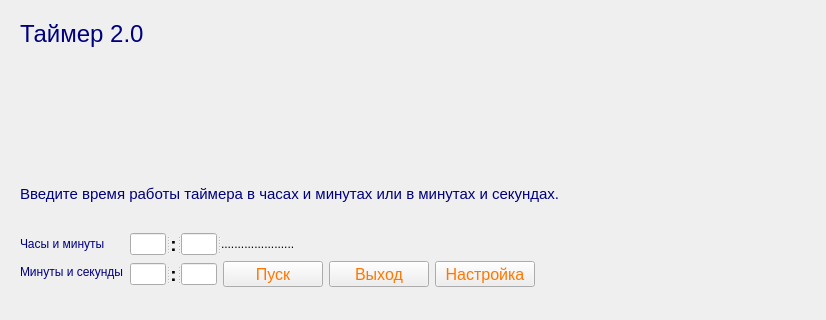
<?xml version="1.0" encoding="UTF-8"?>
<ui version="4.0">
 <class>Timer2</class>
 <widget class="QMainWindow" name="Timer2">
  <property name="geometry">
   <rect>
    <x>0</x>
    <y>0</y>
    <width>514</width>
    <height>320</height>
   </rect>
  </property>
  <property name="windowTitle">
   <string>MainWindow</string>
  </property>
  <widget class="QWidget" name="centralwidget">
   <layout class="QVBoxLayout" name="verticalLayout">
    <property name="leftMargin">
     <number>20</number>
    </property>
    <property name="topMargin">
     <number>20</number>
    </property>
    <property name="rightMargin">
     <number>20</number>
    </property>
    <property name="bottomMargin">
     <number>20</number>
    </property>
    <item>
     <layout class="QFormLayout" name="formLayout_2">
      <item row="0" column="0">
       <widget class="QLabel" name="label">
        <property name="palette">
         <palette>
          <active>
           <colorrole role="WindowText">
            <brush brushstyle="SolidPattern">
             <color alpha="255">
              <red>0</red>
              <green>0</green>
              <blue>127</blue>
             </color>
            </brush>
           </colorrole>
           <colorrole role="Text">
            <brush brushstyle="SolidPattern">
             <color alpha="255">
              <red>0</red>
              <green>0</green>
              <blue>0</blue>
             </color>
            </brush>
           </colorrole>
          </active>
          <inactive>
           <colorrole role="WindowText">
            <brush brushstyle="SolidPattern">
             <color alpha="255">
              <red>0</red>
              <green>0</green>
              <blue>127</blue>
             </color>
            </brush>
           </colorrole>
           <colorrole role="Text">
            <brush brushstyle="SolidPattern">
             <color alpha="255">
              <red>0</red>
              <green>0</green>
              <blue>0</blue>
             </color>
            </brush>
           </colorrole>
          </inactive>
          <disabled>
           <colorrole role="WindowText">
            <brush brushstyle="SolidPattern">
             <color alpha="255">
              <red>120</red>
              <green>120</green>
              <blue>120</blue>
             </color>
            </brush>
           </colorrole>
           <colorrole role="Text">
            <brush brushstyle="SolidPattern">
             <color alpha="255">
              <red>120</red>
              <green>120</green>
              <blue>120</blue>
             </color>
            </brush>
           </colorrole>
          </disabled>
         </palette>
        </property>
        <property name="font">
         <font>
          <pointsize>18</pointsize>
         </font>
        </property>
        <property name="text">
         <string>Таймер 2.0             </string>
        </property>
       </widget>
      </item>
      <item row="1" column="1">
       <widget class="QLabel" name="label_8">
        <property name="sizePolicy">
         <sizepolicy hsizetype="Fixed" vsizetype="Fixed">
          <horstretch>0</horstretch>
          <verstretch>0</verstretch>
         </sizepolicy>
        </property>
        <property name="minimumSize">
         <size>
          <width>100</width>
          <height>100</height>
         </size>
        </property>
        <property name="maximumSize">
         <size>
          <width>100</width>
          <height>100</height>
         </size>
        </property>
        <property name="baseSize">
         <size>
          <width>100</width>
          <height>100</height>
         </size>
        </property>
        <property name="text">
         <string/>
        </property>
        <property name="pixmap">
         <pixmap>glass.jpg</pixmap>
        </property>
        <property name="scaledContents">
         <bool>true</bool>
        </property>
        <property name="alignment">
         <set>Qt::AlignLeading|Qt::AlignLeft|Qt::AlignTop</set>
        </property>
        <property name="openExternalLinks">
         <bool>false</bool>
        </property>
       </widget>
      </item>
      <item row="1" column="0">
       <widget class="QLabel" name="label_7">
        <property name="sizePolicy">
         <sizepolicy hsizetype="Fixed" vsizetype="Fixed">
          <horstretch>0</horstretch>
          <verstretch>0</verstretch>
         </sizepolicy>
        </property>
        <property name="maximumSize">
         <size>
          <width>200</width>
          <height>200</height>
         </size>
        </property>
        <property name="text">
         <string/>
        </property>
        <property name="pixmap">
         <pixmap>images/2250.jpg</pixmap>
        </property>
        <property name="scaledContents">
         <bool>true</bool>
        </property>
       </widget>
      </item>
     </layout>
    </item>
    <item>
     <widget class="QLabel" name="label_2">
      <property name="maximumSize">
       <size>
        <width>1000</width>
        <height>16777215</height>
       </size>
      </property>
      <property name="palette">
       <palette>
        <active>
         <colorrole role="WindowText">
          <brush brushstyle="SolidPattern">
           <color alpha="255">
            <red>0</red>
            <green>0</green>
            <blue>127</blue>
           </color>
          </brush>
         </colorrole>
         <colorrole role="Text">
          <brush brushstyle="SolidPattern">
           <color alpha="255">
            <red>0</red>
            <green>0</green>
            <blue>0</blue>
           </color>
          </brush>
         </colorrole>
        </active>
        <inactive>
         <colorrole role="WindowText">
          <brush brushstyle="SolidPattern">
           <color alpha="255">
            <red>0</red>
            <green>0</green>
            <blue>127</blue>
           </color>
          </brush>
         </colorrole>
         <colorrole role="Text">
          <brush brushstyle="SolidPattern">
           <color alpha="255">
            <red>0</red>
            <green>0</green>
            <blue>0</blue>
           </color>
          </brush>
         </colorrole>
        </inactive>
        <disabled>
         <colorrole role="WindowText">
          <brush brushstyle="SolidPattern">
           <color alpha="255">
            <red>120</red>
            <green>120</green>
            <blue>120</blue>
           </color>
          </brush>
         </colorrole>
         <colorrole role="Text">
          <brush brushstyle="SolidPattern">
           <color alpha="255">
            <red>120</red>
            <green>120</green>
            <blue>120</blue>
           </color>
          </brush>
         </colorrole>
        </disabled>
       </palette>
      </property>
      <property name="font">
       <font>
        <pointsize>11</pointsize>
       </font>
      </property>
      <property name="text">
       <string>Введите время работы таймера в часах и минутах или в минутах и секундах.</string>
      </property>
     </widget>
    </item>
    <item>
     <layout class="QFormLayout" name="formLayout">
      <item row="0" column="0">
       <widget class="QLabel" name="label_3">
        <property name="minimumSize">
         <size>
          <width>69</width>
          <height>22</height>
         </size>
        </property>
        <property name="maximumSize">
         <size>
          <width>120</width>
          <height>22</height>
         </size>
        </property>
        <property name="palette">
         <palette>
          <active>
           <colorrole role="WindowText">
            <brush brushstyle="SolidPattern">
             <color alpha="255">
              <red>0</red>
              <green>0</green>
              <blue>127</blue>
             </color>
            </brush>
           </colorrole>
           <colorrole role="Text">
            <brush brushstyle="SolidPattern">
             <color alpha="255">
              <red>0</red>
              <green>0</green>
              <blue>0</blue>
             </color>
            </brush>
           </colorrole>
          </active>
          <inactive>
           <colorrole role="WindowText">
            <brush brushstyle="SolidPattern">
             <color alpha="255">
              <red>0</red>
              <green>0</green>
              <blue>127</blue>
             </color>
            </brush>
           </colorrole>
           <colorrole role="Text">
            <brush brushstyle="SolidPattern">
             <color alpha="255">
              <red>0</red>
              <green>0</green>
              <blue>0</blue>
             </color>
            </brush>
           </colorrole>
          </inactive>
          <disabled>
           <colorrole role="WindowText">
            <brush brushstyle="SolidPattern">
             <color alpha="255">
              <red>120</red>
              <green>120</green>
              <blue>120</blue>
             </color>
            </brush>
           </colorrole>
           <colorrole role="Text">
            <brush brushstyle="SolidPattern">
             <color alpha="255">
              <red>120</red>
              <green>120</green>
              <blue>120</blue>
             </color>
            </brush>
           </colorrole>
          </disabled>
         </palette>
        </property>
        <property name="text">
         <string>Часы и минуты</string>
        </property>
       </widget>
      </item>
      <item row="0" column="1">
       <widget class="QSplitter" name="splitter">
        <property name="orientation">
         <enum>Qt::Horizontal</enum>
        </property>
        <widget class="QLineEdit" name="lineEdit_HM_H">
         <property name="sizePolicy">
          <sizepolicy hsizetype="Fixed" vsizetype="Fixed">
           <horstretch>0</horstretch>
           <verstretch>0</verstretch>
          </sizepolicy>
         </property>
         <property name="minimumSize">
          <size>
           <width>24</width>
           <height>22</height>
          </size>
         </property>
         <property name="maximumSize">
          <size>
           <width>36</width>
           <height>22</height>
          </size>
         </property>
         <property name="palette">
          <palette>
           <active>
            <colorrole role="WindowText">
             <brush brushstyle="SolidPattern">
              <color alpha="255">
               <red>0</red>
               <green>0</green>
               <blue>0</blue>
              </color>
             </brush>
            </colorrole>
            <colorrole role="Text">
             <brush brushstyle="SolidPattern">
              <color alpha="255">
               <red>0</red>
               <green>255</green>
               <blue>0</blue>
              </color>
             </brush>
            </colorrole>
           </active>
           <inactive>
            <colorrole role="WindowText">
             <brush brushstyle="SolidPattern">
              <color alpha="255">
               <red>0</red>
               <green>0</green>
               <blue>0</blue>
              </color>
             </brush>
            </colorrole>
            <colorrole role="Text">
             <brush brushstyle="SolidPattern">
              <color alpha="255">
               <red>0</red>
               <green>255</green>
               <blue>0</blue>
              </color>
             </brush>
            </colorrole>
           </inactive>
           <disabled>
            <colorrole role="WindowText">
             <brush brushstyle="SolidPattern">
              <color alpha="255">
               <red>120</red>
               <green>120</green>
               <blue>120</blue>
              </color>
             </brush>
            </colorrole>
            <colorrole role="Text">
             <brush brushstyle="SolidPattern">
              <color alpha="255">
               <red>120</red>
               <green>120</green>
               <blue>120</blue>
              </color>
             </brush>
            </colorrole>
           </disabled>
          </palette>
         </property>
         <property name="font">
          <font>
           <pointsize>14</pointsize>
           <weight>50</weight>
           <bold>false</bold>
          </font>
         </property>
         <property name="toolTip">
          <string>Введите часы (0-23) или нажмите Tab</string>
         </property>
        </widget>
        <widget class="QLabel" name="label_4">
         <property name="sizePolicy">
          <sizepolicy hsizetype="Fixed" vsizetype="Fixed">
           <horstretch>0</horstretch>
           <verstretch>0</verstretch>
          </sizepolicy>
         </property>
         <property name="minimumSize">
          <size>
           <width>7</width>
           <height>22</height>
          </size>
         </property>
         <property name="maximumSize">
          <size>
           <width>7</width>
           <height>22</height>
          </size>
         </property>
         <property name="palette">
          <palette>
           <active>
            <colorrole role="WindowText">
             <brush brushstyle="SolidPattern">
              <color alpha="255">
               <red>0</red>
               <green>0</green>
               <blue>0</blue>
              </color>
             </brush>
            </colorrole>
            <colorrole role="Text">
             <brush brushstyle="SolidPattern">
              <color alpha="255">
               <red>0</red>
               <green>255</green>
               <blue>0</blue>
              </color>
             </brush>
            </colorrole>
           </active>
           <inactive>
            <colorrole role="WindowText">
             <brush brushstyle="SolidPattern">
              <color alpha="255">
               <red>0</red>
               <green>0</green>
               <blue>0</blue>
              </color>
             </brush>
            </colorrole>
            <colorrole role="Text">
             <brush brushstyle="SolidPattern">
              <color alpha="255">
               <red>0</red>
               <green>255</green>
               <blue>0</blue>
              </color>
             </brush>
            </colorrole>
           </inactive>
           <disabled>
            <colorrole role="WindowText">
             <brush brushstyle="SolidPattern">
              <color alpha="255">
               <red>120</red>
               <green>120</green>
               <blue>120</blue>
              </color>
             </brush>
            </colorrole>
            <colorrole role="Text">
             <brush brushstyle="SolidPattern">
              <color alpha="255">
               <red>120</red>
               <green>120</green>
               <blue>120</blue>
              </color>
             </brush>
            </colorrole>
           </disabled>
          </palette>
         </property>
         <property name="font">
          <font>
           <pointsize>14</pointsize>
           <weight>75</weight>
           <bold>true</bold>
          </font>
         </property>
         <property name="text">
          <string>:</string>
         </property>
         <property name="alignment">
          <set>Qt::AlignCenter</set>
         </property>
        </widget>
        <widget class="QLineEdit" name="lineEdit_HM_M">
         <property name="sizePolicy">
          <sizepolicy hsizetype="Fixed" vsizetype="Fixed">
           <horstretch>0</horstretch>
           <verstretch>0</verstretch>
          </sizepolicy>
         </property>
         <property name="minimumSize">
          <size>
           <width>24</width>
           <height>22</height>
          </size>
         </property>
         <property name="maximumSize">
          <size>
           <width>36</width>
           <height>22</height>
          </size>
         </property>
         <property name="palette">
          <palette>
           <active>
            <colorrole role="WindowText">
             <brush brushstyle="SolidPattern">
              <color alpha="255">
               <red>0</red>
               <green>0</green>
               <blue>0</blue>
              </color>
             </brush>
            </colorrole>
            <colorrole role="Text">
             <brush brushstyle="SolidPattern">
              <color alpha="255">
               <red>0</red>
               <green>255</green>
               <blue>0</blue>
              </color>
             </brush>
            </colorrole>
           </active>
           <inactive>
            <colorrole role="WindowText">
             <brush brushstyle="SolidPattern">
              <color alpha="255">
               <red>0</red>
               <green>0</green>
               <blue>0</blue>
              </color>
             </brush>
            </colorrole>
            <colorrole role="Text">
             <brush brushstyle="SolidPattern">
              <color alpha="255">
               <red>0</red>
               <green>255</green>
               <blue>0</blue>
              </color>
             </brush>
            </colorrole>
           </inactive>
           <disabled>
            <colorrole role="WindowText">
             <brush brushstyle="SolidPattern">
              <color alpha="255">
               <red>120</red>
               <green>120</green>
               <blue>120</blue>
              </color>
             </brush>
            </colorrole>
            <colorrole role="Text">
             <brush brushstyle="SolidPattern">
              <color alpha="255">
               <red>120</red>
               <green>120</green>
               <blue>120</blue>
              </color>
             </brush>
            </colorrole>
           </disabled>
          </palette>
         </property>
         <property name="font">
          <font>
           <pointsize>14</pointsize>
           <weight>75</weight>
           <bold>true</bold>
          </font>
         </property>
         <property name="toolTip">
          <string>Введите минуты (0-59)</string>
         </property>
        </widget>
        <widget class="QLabel" name="lblSec">
         <property name="text">
          <string>......................</string>
         </property>
        </widget>
       </widget>
      </item>
      <item row="1" column="0">
       <widget class="QLabel" name="label_6">
        <property name="sizePolicy">
         <sizepolicy hsizetype="Fixed" vsizetype="Fixed">
          <horstretch>0</horstretch>
          <verstretch>0</verstretch>
         </sizepolicy>
        </property>
        <property name="minimumSize">
         <size>
          <width>69</width>
          <height>22</height>
         </size>
        </property>
        <property name="maximumSize">
         <size>
          <width>120</width>
          <height>22</height>
         </size>
        </property>
        <property name="palette">
         <palette>
          <active>
           <colorrole role="WindowText">
            <brush brushstyle="SolidPattern">
             <color alpha="255">
              <red>0</red>
              <green>0</green>
              <blue>127</blue>
             </color>
            </brush>
           </colorrole>
           <colorrole role="Text">
            <brush brushstyle="SolidPattern">
             <color alpha="255">
              <red>0</red>
              <green>0</green>
              <blue>0</blue>
             </color>
            </brush>
           </colorrole>
          </active>
          <inactive>
           <colorrole role="WindowText">
            <brush brushstyle="SolidPattern">
             <color alpha="255">
              <red>0</red>
              <green>0</green>
              <blue>127</blue>
             </color>
            </brush>
           </colorrole>
           <colorrole role="Text">
            <brush brushstyle="SolidPattern">
             <color alpha="255">
              <red>0</red>
              <green>0</green>
              <blue>0</blue>
             </color>
            </brush>
           </colorrole>
          </inactive>
          <disabled>
           <colorrole role="WindowText">
            <brush brushstyle="SolidPattern">
             <color alpha="255">
              <red>120</red>
              <green>120</green>
              <blue>120</blue>
             </color>
            </brush>
           </colorrole>
           <colorrole role="Text">
            <brush brushstyle="SolidPattern">
             <color alpha="255">
              <red>120</red>
              <green>120</green>
              <blue>120</blue>
             </color>
            </brush>
           </colorrole>
          </disabled>
         </palette>
        </property>
        <property name="text">
         <string>Минуты и секунды</string>
        </property>
       </widget>
      </item>
      <item row="1" column="1">
       <layout class="QHBoxLayout" name="horizontalLayout">
        <item>
         <widget class="QSplitter" name="splitter_2">
          <property name="sizePolicy">
           <sizepolicy hsizetype="Fixed" vsizetype="Fixed">
            <horstretch>0</horstretch>
            <verstretch>0</verstretch>
           </sizepolicy>
          </property>
          <property name="orientation">
           <enum>Qt::Horizontal</enum>
          </property>
          <widget class="QLineEdit" name="lineEdit_MS_M">
           <property name="sizePolicy">
            <sizepolicy hsizetype="Fixed" vsizetype="Fixed">
             <horstretch>0</horstretch>
             <verstretch>0</verstretch>
            </sizepolicy>
           </property>
           <property name="maximumSize">
            <size>
             <width>36</width>
             <height>22</height>
            </size>
           </property>
           <property name="palette">
            <palette>
             <active>
              <colorrole role="WindowText">
               <brush brushstyle="SolidPattern">
                <color alpha="255">
                 <red>0</red>
                 <green>0</green>
                 <blue>0</blue>
                </color>
               </brush>
              </colorrole>
              <colorrole role="Text">
               <brush brushstyle="SolidPattern">
                <color alpha="255">
                 <red>0</red>
                 <green>255</green>
                 <blue>0</blue>
                </color>
               </brush>
              </colorrole>
             </active>
             <inactive>
              <colorrole role="WindowText">
               <brush brushstyle="SolidPattern">
                <color alpha="255">
                 <red>0</red>
                 <green>0</green>
                 <blue>0</blue>
                </color>
               </brush>
              </colorrole>
              <colorrole role="Text">
               <brush brushstyle="SolidPattern">
                <color alpha="255">
                 <red>0</red>
                 <green>255</green>
                 <blue>0</blue>
                </color>
               </brush>
              </colorrole>
             </inactive>
             <disabled>
              <colorrole role="WindowText">
               <brush brushstyle="SolidPattern">
                <color alpha="255">
                 <red>120</red>
                 <green>120</green>
                 <blue>120</blue>
                </color>
               </brush>
              </colorrole>
              <colorrole role="Text">
               <brush brushstyle="SolidPattern">
                <color alpha="255">
                 <red>120</red>
                 <green>120</green>
                 <blue>120</blue>
                </color>
               </brush>
              </colorrole>
             </disabled>
            </palette>
           </property>
           <property name="font">
            <font>
             <pointsize>14</pointsize>
             <weight>75</weight>
             <bold>true</bold>
            </font>
           </property>
           <property name="toolTip">
            <string>Введите минуты (0-59) или нажмите Tab</string>
           </property>
          </widget>
          <widget class="QLabel" name="label_5">
           <property name="sizePolicy">
            <sizepolicy hsizetype="Fixed" vsizetype="Fixed">
             <horstretch>0</horstretch>
             <verstretch>0</verstretch>
            </sizepolicy>
           </property>
           <property name="maximumSize">
            <size>
             <width>7</width>
             <height>22</height>
            </size>
           </property>
           <property name="palette">
            <palette>
             <active>
              <colorrole role="WindowText">
               <brush brushstyle="SolidPattern">
                <color alpha="255">
                 <red>0</red>
                 <green>0</green>
                 <blue>0</blue>
                </color>
               </brush>
              </colorrole>
              <colorrole role="Text">
               <brush brushstyle="SolidPattern">
                <color alpha="255">
                 <red>0</red>
                 <green>255</green>
                 <blue>0</blue>
                </color>
               </brush>
              </colorrole>
             </active>
             <inactive>
              <colorrole role="WindowText">
               <brush brushstyle="SolidPattern">
                <color alpha="255">
                 <red>0</red>
                 <green>0</green>
                 <blue>0</blue>
                </color>
               </brush>
              </colorrole>
              <colorrole role="Text">
               <brush brushstyle="SolidPattern">
                <color alpha="255">
                 <red>0</red>
                 <green>255</green>
                 <blue>0</blue>
                </color>
               </brush>
              </colorrole>
             </inactive>
             <disabled>
              <colorrole role="WindowText">
               <brush brushstyle="SolidPattern">
                <color alpha="255">
                 <red>120</red>
                 <green>120</green>
                 <blue>120</blue>
                </color>
               </brush>
              </colorrole>
              <colorrole role="Text">
               <brush brushstyle="SolidPattern">
                <color alpha="255">
                 <red>120</red>
                 <green>120</green>
                 <blue>120</blue>
                </color>
               </brush>
              </colorrole>
             </disabled>
            </palette>
           </property>
           <property name="font">
            <font>
             <pointsize>14</pointsize>
             <weight>75</weight>
             <bold>true</bold>
            </font>
           </property>
           <property name="text">
            <string>:</string>
           </property>
           <property name="alignment">
            <set>Qt::AlignCenter</set>
           </property>
          </widget>
          <widget class="QLineEdit" name="lineEdit_MS_S">
           <property name="sizePolicy">
            <sizepolicy hsizetype="Fixed" vsizetype="Fixed">
             <horstretch>0</horstretch>
             <verstretch>0</verstretch>
            </sizepolicy>
           </property>
           <property name="maximumSize">
            <size>
             <width>36</width>
             <height>22</height>
            </size>
           </property>
           <property name="palette">
            <palette>
             <active>
              <colorrole role="WindowText">
               <brush brushstyle="SolidPattern">
                <color alpha="255">
                 <red>0</red>
                 <green>0</green>
                 <blue>0</blue>
                </color>
               </brush>
              </colorrole>
              <colorrole role="Text">
               <brush brushstyle="SolidPattern">
                <color alpha="255">
                 <red>0</red>
                 <green>255</green>
                 <blue>0</blue>
                </color>
               </brush>
              </colorrole>
             </active>
             <inactive>
              <colorrole role="WindowText">
               <brush brushstyle="SolidPattern">
                <color alpha="255">
                 <red>0</red>
                 <green>0</green>
                 <blue>0</blue>
                </color>
               </brush>
              </colorrole>
              <colorrole role="Text">
               <brush brushstyle="SolidPattern">
                <color alpha="255">
                 <red>0</red>
                 <green>255</green>
                 <blue>0</blue>
                </color>
               </brush>
              </colorrole>
             </inactive>
             <disabled>
              <colorrole role="WindowText">
               <brush brushstyle="SolidPattern">
                <color alpha="255">
                 <red>120</red>
                 <green>120</green>
                 <blue>120</blue>
                </color>
               </brush>
              </colorrole>
              <colorrole role="Text">
               <brush brushstyle="SolidPattern">
                <color alpha="255">
                 <red>120</red>
                 <green>120</green>
                 <blue>120</blue>
                </color>
               </brush>
              </colorrole>
             </disabled>
            </palette>
           </property>
           <property name="font">
            <font>
             <pointsize>14</pointsize>
             <weight>75</weight>
             <bold>true</bold>
            </font>
           </property>
           <property name="toolTip">
            <string>Введите секунды (0-59)</string>
           </property>
          </widget>
         </widget>
        </item>
        <item>
         <widget class="QPushButton" name="btnStart">
          <property name="sizePolicy">
           <sizepolicy hsizetype="Fixed" vsizetype="Fixed">
            <horstretch>0</horstretch>
            <verstretch>0</verstretch>
           </sizepolicy>
          </property>
          <property name="minimumSize">
           <size>
            <width>100</width>
            <height>26</height>
           </size>
          </property>
          <property name="maximumSize">
           <size>
            <width>100</width>
            <height>26</height>
           </size>
          </property>
          <property name="palette">
           <palette>
            <active>
             <colorrole role="Text">
              <brush brushstyle="SolidPattern">
               <color alpha="255">
                <red>0</red>
                <green>0</green>
                <blue>0</blue>
               </color>
              </brush>
             </colorrole>
             <colorrole role="ButtonText">
              <brush brushstyle="SolidPattern">
               <color alpha="255">
                <red>255</red>
                <green>119</green>
                <blue>0</blue>
               </color>
              </brush>
             </colorrole>
            </active>
            <inactive>
             <colorrole role="Text">
              <brush brushstyle="SolidPattern">
               <color alpha="255">
                <red>0</red>
                <green>0</green>
                <blue>0</blue>
               </color>
              </brush>
             </colorrole>
             <colorrole role="ButtonText">
              <brush brushstyle="SolidPattern">
               <color alpha="255">
                <red>255</red>
                <green>119</green>
                <blue>0</blue>
               </color>
              </brush>
             </colorrole>
            </inactive>
            <disabled>
             <colorrole role="Text">
              <brush brushstyle="SolidPattern">
               <color alpha="255">
                <red>120</red>
                <green>120</green>
                <blue>120</blue>
               </color>
              </brush>
             </colorrole>
             <colorrole role="ButtonText">
              <brush brushstyle="SolidPattern">
               <color alpha="255">
                <red>120</red>
                <green>120</green>
                <blue>120</blue>
               </color>
              </brush>
             </colorrole>
            </disabled>
           </palette>
          </property>
          <property name="font">
           <font>
            <pointsize>12</pointsize>
           </font>
          </property>
          <property name="text">
           <string>Пуск</string>
          </property>
          <property name="autoDefault">
           <bool>true</bool>
          </property>
         </widget>
        </item>
        <item>
         <widget class="QPushButton" name="btnQuit">
          <property name="sizePolicy">
           <sizepolicy hsizetype="Fixed" vsizetype="Fixed">
            <horstretch>0</horstretch>
            <verstretch>0</verstretch>
           </sizepolicy>
          </property>
          <property name="minimumSize">
           <size>
            <width>100</width>
            <height>26</height>
           </size>
          </property>
          <property name="maximumSize">
           <size>
            <width>100</width>
            <height>26</height>
           </size>
          </property>
          <property name="palette">
           <palette>
            <active>
             <colorrole role="Text">
              <brush brushstyle="SolidPattern">
               <color alpha="255">
                <red>0</red>
                <green>0</green>
                <blue>0</blue>
               </color>
              </brush>
             </colorrole>
             <colorrole role="ButtonText">
              <brush brushstyle="SolidPattern">
               <color alpha="255">
                <red>255</red>
                <green>119</green>
                <blue>0</blue>
               </color>
              </brush>
             </colorrole>
            </active>
            <inactive>
             <colorrole role="Text">
              <brush brushstyle="SolidPattern">
               <color alpha="255">
                <red>0</red>
                <green>0</green>
                <blue>0</blue>
               </color>
              </brush>
             </colorrole>
             <colorrole role="ButtonText">
              <brush brushstyle="SolidPattern">
               <color alpha="255">
                <red>255</red>
                <green>119</green>
                <blue>0</blue>
               </color>
              </brush>
             </colorrole>
            </inactive>
            <disabled>
             <colorrole role="Text">
              <brush brushstyle="SolidPattern">
               <color alpha="255">
                <red>120</red>
                <green>120</green>
                <blue>120</blue>
               </color>
              </brush>
             </colorrole>
             <colorrole role="ButtonText">
              <brush brushstyle="SolidPattern">
               <color alpha="255">
                <red>120</red>
                <green>120</green>
                <blue>120</blue>
               </color>
              </brush>
             </colorrole>
            </disabled>
           </palette>
          </property>
          <property name="font">
           <font>
            <pointsize>12</pointsize>
           </font>
          </property>
          <property name="text">
           <string>Выход</string>
          </property>
          <property name="autoDefault">
           <bool>true</bool>
          </property>
         </widget>
        </item>
        <item>
         <widget class="QPushButton" name="btnTunes">
          <property name="sizePolicy">
           <sizepolicy hsizetype="Fixed" vsizetype="Fixed">
            <horstretch>0</horstretch>
            <verstretch>0</verstretch>
           </sizepolicy>
          </property>
          <property name="minimumSize">
           <size>
            <width>100</width>
            <height>26</height>
           </size>
          </property>
          <property name="maximumSize">
           <size>
            <width>100</width>
            <height>26</height>
           </size>
          </property>
          <property name="palette">
           <palette>
            <active>
             <colorrole role="Text">
              <brush brushstyle="SolidPattern">
               <color alpha="255">
                <red>0</red>
                <green>0</green>
                <blue>0</blue>
               </color>
              </brush>
             </colorrole>
             <colorrole role="ButtonText">
              <brush brushstyle="SolidPattern">
               <color alpha="255">
                <red>255</red>
                <green>119</green>
                <blue>0</blue>
               </color>
              </brush>
             </colorrole>
            </active>
            <inactive>
             <colorrole role="Text">
              <brush brushstyle="SolidPattern">
               <color alpha="255">
                <red>0</red>
                <green>0</green>
                <blue>0</blue>
               </color>
              </brush>
             </colorrole>
             <colorrole role="ButtonText">
              <brush brushstyle="SolidPattern">
               <color alpha="255">
                <red>255</red>
                <green>119</green>
                <blue>0</blue>
               </color>
              </brush>
             </colorrole>
            </inactive>
            <disabled>
             <colorrole role="Text">
              <brush brushstyle="SolidPattern">
               <color alpha="255">
                <red>120</red>
                <green>120</green>
                <blue>120</blue>
               </color>
              </brush>
             </colorrole>
             <colorrole role="ButtonText">
              <brush brushstyle="SolidPattern">
               <color alpha="255">
                <red>120</red>
                <green>120</green>
                <blue>120</blue>
               </color>
              </brush>
             </colorrole>
            </disabled>
           </palette>
          </property>
          <property name="font">
           <font>
            <pointsize>12</pointsize>
           </font>
          </property>
          <property name="text">
           <string>Настройка</string>
          </property>
          <property name="autoDefault">
           <bool>true</bool>
          </property>
         </widget>
        </item>
       </layout>
      </item>
     </layout>
    </item>
   </layout>
  </widget>
 </widget>
 <tabstops>
  <tabstop>lineEdit_MS_M</tabstop>
  <tabstop>lineEdit_MS_S</tabstop>
  <tabstop>lineEdit_HM_H</tabstop>
  <tabstop>lineEdit_HM_M</tabstop>
  <tabstop>btnStart</tabstop>
  <tabstop>btnQuit</tabstop>
  <tabstop>btnTunes</tabstop>
 </tabstops>
 <resources/>
 <connections/>
</ui>
